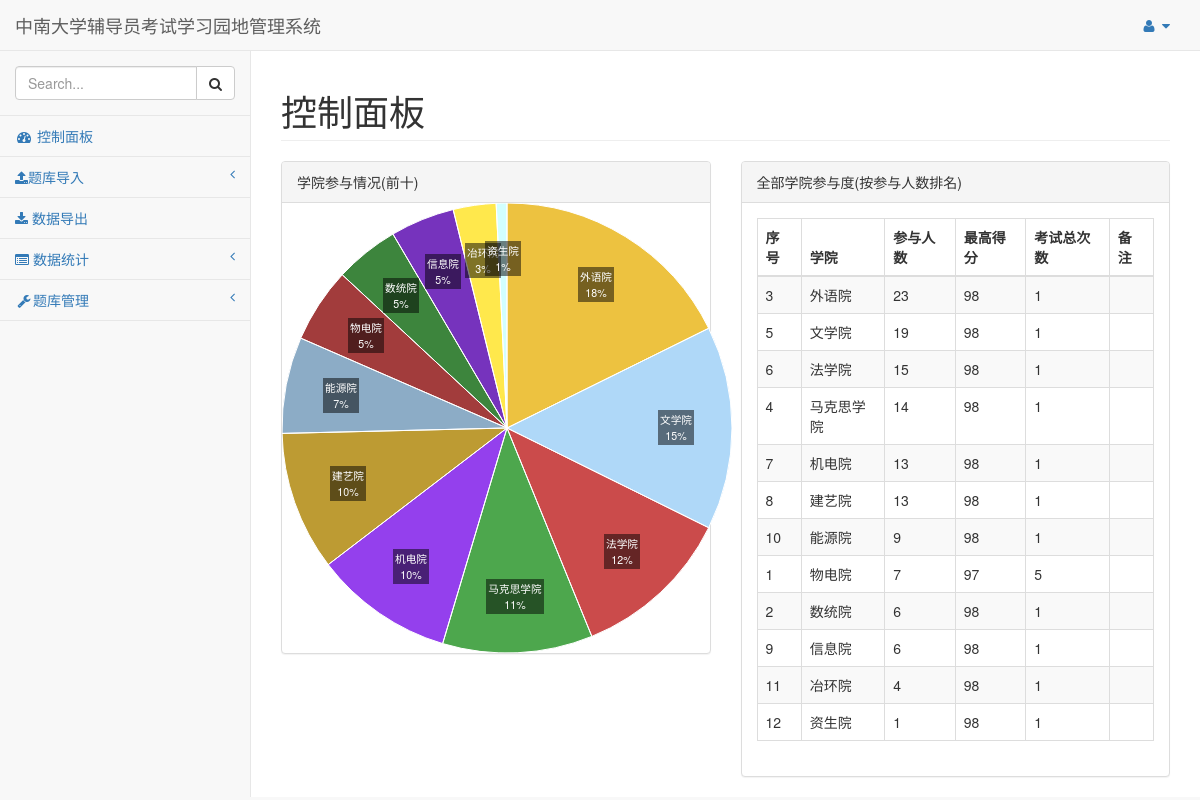
Page /Admin/AnalyseCollege on the committed database.
### tables this page shows
CREATE TABLE `college` (
  `id` int(11) NOT NULL,
  `college` text NOT NULL COMMENT '学院名',
  `staff` int(11) NOT NULL COMMENT '参与总人数',
  `score` int(11) NOT NULL COMMENT '最高得分',
  `exam_num` int(11) NOT NULL COMMENT '考试总次数',
  `remark` text NOT NULL COMMENT '备注'
);

### application/controllers/Admin.php (called while the page is built, shortened)
<?php
 class Admin extends CI_Controller
 {
   function __construct()
   {
     $this->load->model('Admin_model');
     $this->load->model('Exam_model');
     $this->load->model('Rank_model');
     $this->load->library('DataOption');
   }
   public function AnalyseCollege($value='')
   {
     $data['all']   = $this->Admin_model->PartCollege();
     if($data['all'][9])
      $i = 0;$chartw='[';
      foreach ($data['all'] as $key => $value) {
        $chartw .= '{'. 'label:'.' "'.$data['all'][$i]['college'].'", data: '.$data['all'][$i]['staff'].'},';
        $i ++;
      }
      $chartw .= ']';
      $chart['chart'] = $chartw;
      $this->load->view('admin/header');
      $this->load->view('admin/AnalyseCollege',$data);
      $this->load->view('admin/flot',$chart);
   }
 }

### index.php (called while the page is built, shortened)
<?php
require_once BASEPATH.'core/CodeIgniter.php';

### application/views/admin/AnalyseCollege.php (the view)
<div class="row">
  <div class="col-lg-6">
      <div class="panel panel-default">
          <div class="panel-heading">
              学院参与情况(前十)
          </div>
          <div id="flotcontainer" style="width: 450px; height: 450px;"></div>
      </div>
  </div>
  <div class="col-lg-6">
      <div class="panel panel-default">
          <div class="panel-heading">
              全部学院参与度(按参与人数排名)
          </div>
          <div class="panel-body">
              <table width="100%" class="table table-striped table-bordered table-hover" id="dataTables-example">
                  <thead>
                      <tr>
                          <th>序号</th>
                          <th>学院</th>
                          <th>参与人数</th>
                          <th>最高得分</th>
                          <th>考试总次数</th>
                          <th>备注</th>
                      </tr>
                  </thead>
                  <tbody>
                    <?php
                      foreach ($all as $key => $temp) {
                        echo "<tr>";
                        foreach ($temp as $key => $value) {
                          echo '<td>'.$value.'</td>';
                        }
                        echo "</tr>";
                      }
                    ?>
                  </tbody>
              </table>
          </div>
      </div>
  </div>
</div>

### application/views/admin/header.php (shortened to what this page needs)
<!DOCTYPE html>
<html lang="en">
<head>
    <link href="<?php echo base_url(); ?>css/bootstrap.min.css" rel="stylesheet">
    <link href="<?php echo base_url(); ?>css/metisMenu.min.css" rel="stylesheet">
    <link href="<?php echo base_url(); ?>/css/sb-admin-2.css" rel="stylesheet">
    <link href="<?php echo base_url(); ?>css/morris.css" rel="stylesheet">
    <link href="<?php echo base_url(); ?>css/font-awesome.min.css" rel="stylesheet" type="text/css">
</head>
<body>
  <div id="wrapper">
      <nav class="navbar navbar-default navbar-static-top" role="navigation" style="margin-bottom: 0">
          <div class="navbar-header">
              <a class="navbar-brand" href="<?php echo site_url();?>Admin">中南大学辅导员考试学习园地管理系统</a>
          </div>
          <ul class="nav navbar-top-links navbar-right">
              <li class="dropdown">
                  <a class="dropdown-toggle" data-toggle="dropdown" href="#">
                      <i class="fa fa-user fa-fw"></i> <i class="fa fa-caret-down"></i>
                  </a>
              </li>
          </ul>
          <div class="navbar-default sidebar" role="navigation">
              <div class="sidebar-nav navbar-collapse">
                  <ul class="nav" id="side-menu">
                      <li class="sidebar-search">
                          <div class="input-group custom-search-form">
                              <input type="text" class="form-control" placeholder="Search...">
                              <span class="input-group-btn">
                              <button class="btn btn-default" type="button">
                                  <i class="fa fa-search"></i>
                              </button>
                          </span>
                          </div>
                      </li>
                      <li>
                          <a href="<?php echo site_url();?>Admin"><i class="fa fa-dashboard fa-fw"></i> 控制面板</a>
                      </li>
                      <li>
                          <a href="#"><i class="fa fa-upload"></i>题库导入<span class="fa arrow"></span></a>
                      </li>
                      <li>
                          <a href="<?php echo site_url();?>Admin/Export"><i class="fa fa-download"></i> 数据导出</a>
                      </li>
                      <li>
                          <a href="#"><i class="fa fa-list-alt"></i> 数据统计<span class="fa arrow"></span></a>
                      </li>
                      <li>
                          <a href="#"><i class="fa fa-wrench fa-fw"></i>题库管理<span class="fa arrow"></span></a>
                      </li>
                  </ul>
              </div>
          </div>
          </nav>
          <div id="page-wrapper">
          <div class="row">
              <div class="col-lg-12">
                  <h1 class="page-header">控制面板</h1>
              </div>
          </div>

### application/views/admin/flot.php (shortened to what this page needs)
</div>
</div>
</body>
</html>

### css/sb-admin-2.css (style rules this page uses)
body { background-color: #f8f8f8; }
#wrapper { width: 100%; }
#page-wrapper { padding: 0 15px; min-height: 568px; background-color: white; }
@media (min-width: 768px) { #page-wrapper { position: inherit; margin: 0 0 0 250px; padding: 0 30px; border-left: 1px solid #e7e7e7; } }
.navbar-top-links { margin-right: 0; }
.navbar-top-links li { display: inline-block; }
.navbar-top-links li:last-child { margin-right: 15px; }
.navbar-top-links li a { padding: 15px; min-height: 50px; }
.sidebar .sidebar-nav.navbar-collapse { padding-left: 0; padding-right: 0; }
.sidebar .sidebar-search { padding: 15px; }
.sidebar ul li { border-bottom: 1px solid #e7e7e7; }
.sidebar .arrow { float: right; }
.sidebar .fa.arrow:before { content: "\f104"; }
@media (min-width: 768px) { .sidebar { z-index: 1; position: absolute; width: 250px; margin-top: 51px; } }

### rows in the picture
college: id "3", college "外语院", staff "23", score "98", exam_num "1"
college: id "5", college "文学院", staff "19", score "98", exam_num "1"
college: id "6", college "法学院", staff "15", score "98", exam_num "1"
college: id "4", college "马克思学院", staff "14", score "98", exam_num "1"
college: id "7", college "机电院", staff "13", score "98", exam_num "1"
college: id "8", college "建艺院", staff "13", score "98", exam_num "1"
college: id "10", college "能源院", staff "9", score "98", exam_num "1"
college: id "1", college "物电院", staff "7", score "97", exam_num "5"
college: id "2", college "数统院", staff "6", score "98", exam_num "1"
college: id "9", college "信息院", staff "6", score "98", exam_num "1"
college: id "11", college "冶环院", staff "4", score "98", exam_num "1"
college: id "12", college "资生院", staff "1", score "98", exam_num "1"
